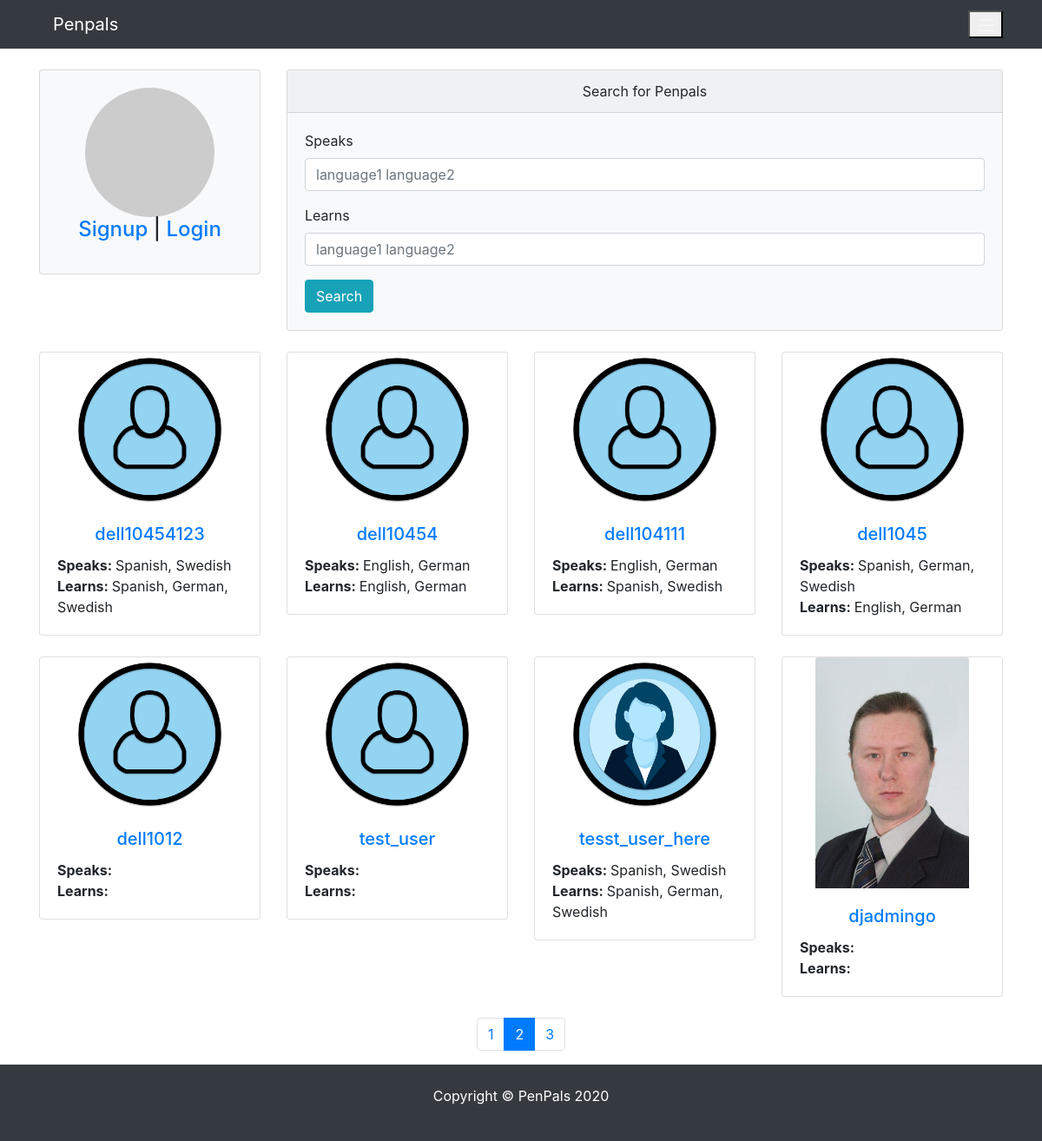
Before: /?page=2 with the older database file.
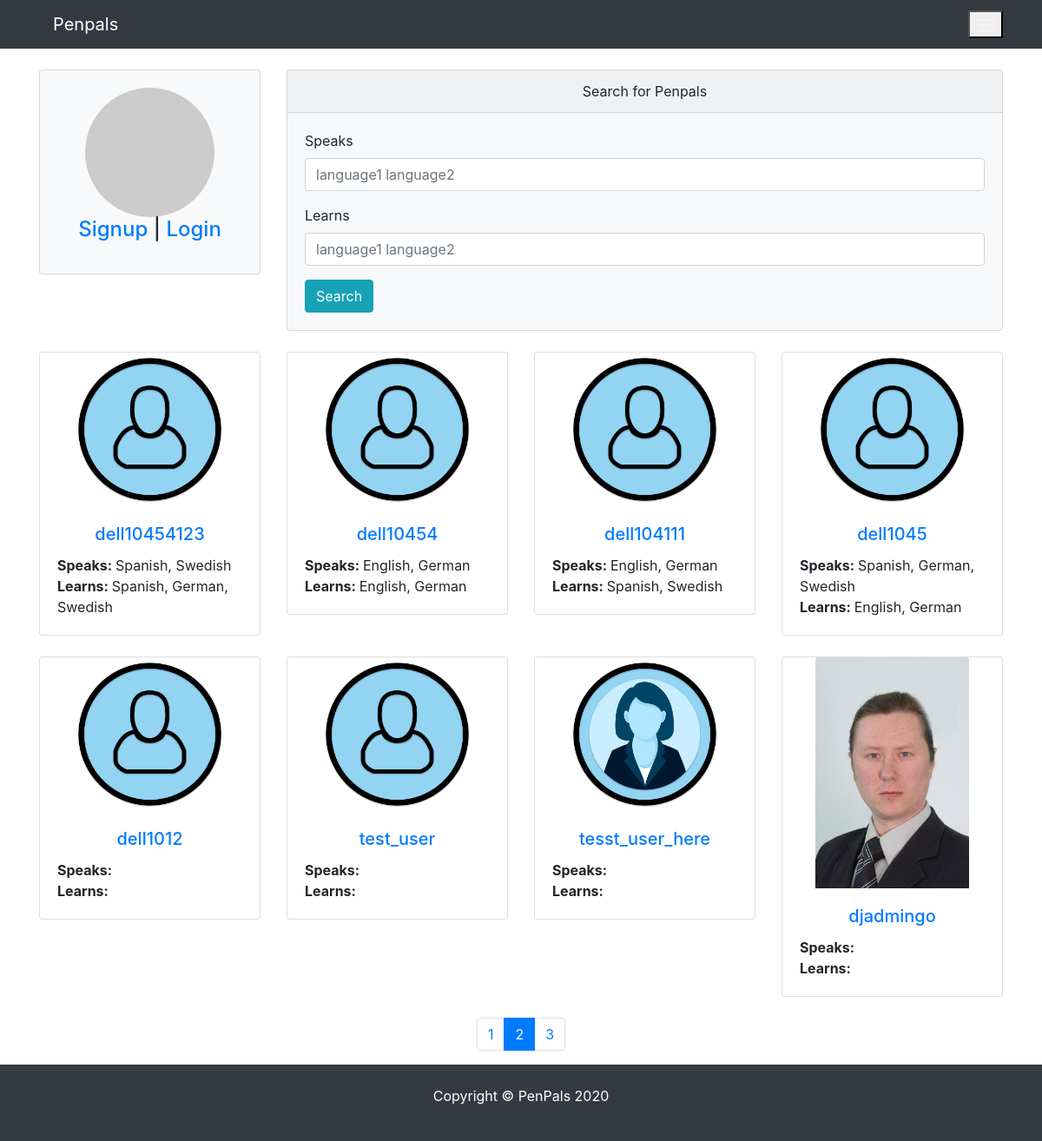
After: the same page with the newer database file.
### pages/models.py (models this page shows)
class Profile(models.Model):
    user = models.OneToOneField(
        User, blank=True, null=True, on_delete=models.CASCADE)
    first = models.CharField(max_length=200, blank=True, null=True)
    last = models.CharField(max_length=200, blank=True, null=True)
    photo = models.ImageField(
        default='user.png', upload_to='photos/%y/%m',  blank=True, null=True)
    friends = models.ManyToManyField('self', blank=True)
    speaks = models.CharField(max_length=200, blank=True, null=True)
    learns = models.CharField(max_length=200, blank=True, null=True)
    def __init__(self, *args, **kwargs):
         super(Profile, self).__init__(*args, **kwargs)
         self.speaks = from_value_to_label(self.speaks)
         self.learns = from_value_to_label(self.learns)
    def __str__(self):
        return str(self.user)
    def get_absolute_url(self):
        return reverse("pages:profile", kwargs={"profile_id":self.pk})
    class Meta:
        ordering = ['-id']

### pages/views.py (the view)
# urls.py: path("",  HomeView.as_view(), name="index"),
class HomeView(DetailView):
    template_name = 'pages/index.html'
    form_class = ProfileViewForm
    context_object_name = 'profile'
    model = Profile
    users = Profile.objects.none()
    objects_per_page = 8
    def get_object(self):
        if self.request.user.is_authenticated:
            self.instance = Profile.objects.get(id=self.request.user.profile.id)
        else:
            self.instance = Profile.objects.none()
        return self.instance
    def get_context_data(self, **kwargs):
        context = super(HomeView, self).get_context_data(**kwargs)
        self.users = Profile.objects.all()
        if self.request.user.is_authenticated:
            self.users = self.users.exclude(id=self.request.user.profile.id)
        page_number = self.request.GET.get('page')
        paginator_object = Paginator(self.users, self.objects_per_page)
        page_object = paginator_object.get_page(page_number)
        context.update({
            'page_object': page_object,  # self.users,
            'profile': self.instance,
        })
        return context

### pages/utils.py (called while the page is built)
def from_value_to_label(field):
    if field is not None:
        list_of_labels = [label for value, label in LANGUAGE_CHOICES if str(value) in field]
        return ", ".join(list_of_labels)  # list_of_labels  #ast.literal_eval(field)  # [int(i) for i in field.replace('[','').replace(']','').replace(',','').replace("'",'').split(" ")] # list_of_labels #
    return field

### pages/templates/pages/index.html
{% extends 'pages/base.html' %} {% load crispy_forms_tags %} {% block content %}
<div class="row">
  {% include 'pages/partials/_sidebar.html' %}
  <div class="col-lg-9 col-md-9 col-sm-12">
    <div class="card bg-light">
      <div class="card-header text-center">Search for Penpals</div>
      <div class="card-body">
        <form action="{% url 'pages:search' %}" method="get">
          <div class="form-group">
            <label for="speaks">Speaks</label>
            <input
              type="text"
              name="speaks"
              value="{{request.GET.speaks}}"
              class="form-control"
              id="speaks"
              placeholder="language1 language2"
            />
          </div>
          <div class="form-group">
            <label for="learns">Learns</label>
            <input
              type="text"
              name="learns"
              value="{{request.GET.learns}}"
              class="form-control"
              id="learns"
              placeholder="language1 language2"
            />
          </div>
          <button type="submit" class="btn btn-info">Search</button>
        </form>
      </div>
    </div>
  </div>
</div>
    <div class="row">
        {% for u in page_object %}
            <div class="col-md-3 col-sm-6">
                <div class="card">
                    <img src="{{u.photo.url}}" class="card-img-top mx-auto">
                    <div class="card-body">
                        <h5 class="card-title text-center"><a href="{{u.get_absolute_url}}">{{u}}</a></h5>
                        <p class="card-text">
                            <span><strong>Speaks: </strong>{{u.speaks}}</span></br>
                            <span><strong>Learns: </strong>{{u.learns}}</span></br>
                        </p>
                    </div>
                </div>
            </div>
        {% endfor %}
    </div>
{% endblock content %}

### templates/pages/base.html (shortened to what this page needs)
{% load static %}
<!DOCTYPE html>
<html lang="en">
  <head>
    <link
      rel="stylesheet"
      href="{% static 'vendor/bootstrap/css/bootstrap.min.css' %}"
    />
    <link rel="stylesheet" href="{% static 'css/styles.css' %}" />
  </head>
  <body class="d-flex flex-column min-vh-100">
    <nav class="navbar navbar-expand-md bg-dark navbar-dark">
      <div class="container">
        <div class="d-flex justify-content-start">
          <a href="{% url 'pages:index' %}" class="navbar navbar-brand">Penpals</a>
        </div>
        <div class="d-flex justify-content-end">
          <button
            class="navbar-toggle"
            data-toggle="collapse"
            data-target="#collapsibleNavbar"
          >
            <span class="navbar-toggler-icon"></span>
          </button>
        </div>
      </div>
    </nav>
    <div class="container mt-4">
      {% block content %}
      {% endblock content %}
    </div>
    {% if page_object.has_other_pages %}
    <ul class="pagination justify-content-center">
      {% for page in page_object.paginator.page_range %}
        <li class="page-item {% if page_object.number == page %} active {% endif %}">
          <a href="?{{search_query}}page={{page}}" class="page-link">{{page}}</a>
        </li>
      {% endfor %}
    </ul>
    {% endif %}
    <footer class="bg-dark text-white mt-auto">
      <div class="container py-4">
        <p class="text-center">Copyright &copy; PenPals 2020</p>
      </div>
    </footer>
  </body>
</html>

### pages/templates/pages/partials/_sidebar.html (shortened to what this page needs)
<div class="col-lg-3 col-md-3 col-sm-6 mx-auto">
    <div class="card bg-light mw-30rem">
        <div class="card-body text-center">
            <h4 class="card-title">
                {% if profile.photo %}
                    <img src="{{profile.photo.url}}" alt="profile photo url" class="card-img-top mx-auto rounded-circle">
                {% else %}
                    <img src="https://placehold.it/200x200" alt="profile photo url" class="card-img-top mx-auto rounded-circle">
                {% endif %}
                {% if request.user == profile.user %}
                <p>Welcome to PenPals, {{profile.user}}</p>
                <p><a href="{% url 'logout' %}">Logout</a></p>
                {% elif request.user.is_anonymous %}
                    <p><a href="{% url 'pages:signup' %}">Signup</a> | <a href="{% url 'login' %}">Login</a></p>
                {% endif %}
            </h4>
        </div>
    </div>
</div>

### static_files/css/styles.css (style rules this page uses)
.card-img-top { width: 70%; height: 70%; }
.card { margin-bottom: 1.5rem!important; }

Changed rows visible on the page:
changed Profile "tesst_user_here": speaks "Spanish, Swedish" → (not shown); learns "Spanish, German, Swedish" → (not shown)
